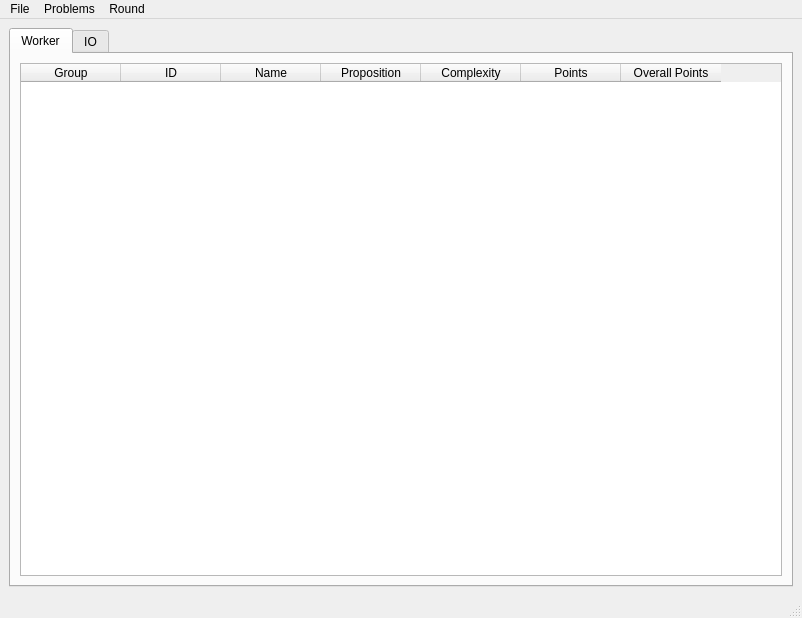
<?xml version="1.0" encoding="UTF-8"?>
<ui version="4.0">
 <class>MainWindow</class>
 <widget class="QMainWindow" name="MainWindow">
  <property name="geometry">
   <rect>
    <x>0</x>
    <y>0</y>
    <width>802</width>
    <height>618</height>
   </rect>
  </property>
  <property name="windowTitle">
   <string>DISCO GUI</string>
  </property>
  <widget class="QWidget" name="centralwidget">
   <layout class="QGridLayout" name="gridLayout">
    <item row="3" column="0">
     <widget class="QTabWidget" name="tabWidget">
      <property name="currentIndex">
       <number>0</number>
      </property>
      <widget class="QWidget" name="tabWorker">
       <attribute name="title">
        <string>Worker</string>
       </attribute>
       <layout class="QGridLayout" name="gridLayout_4">
        <item row="0" column="0">
         <widget class="QTableWidget" name="tableWorker">
          <property name="enabled">
           <bool>true</bool>
          </property>
          <property name="editTriggers">
           <set>QAbstractItemView::NoEditTriggers</set>
          </property>
          <property name="selectionMode">
           <enum>QAbstractItemView::NoSelection</enum>
          </property>
          <property name="selectionBehavior">
           <enum>QAbstractItemView::SelectRows</enum>
          </property>
          <property name="verticalScrollMode">
           <enum>QAbstractItemView::ScrollPerPixel</enum>
          </property>
          <property name="horizontalScrollMode">
           <enum>QAbstractItemView::ScrollPerPixel</enum>
          </property>
          <property name="showGrid">
           <bool>true</bool>
          </property>
          <property name="sortingEnabled">
           <bool>true</bool>
          </property>
          <property name="rowCount">
           <number>0</number>
          </property>
          <property name="columnCount">
           <number>7</number>
          </property>
          <attribute name="verticalHeaderDefaultSectionSize">
           <number>24</number>
          </attribute>
          <column>
           <property name="text">
            <string>Group</string>
           </property>
          </column>
          <column>
           <property name="text">
            <string>ID</string>
           </property>
          </column>
          <column>
           <property name="text">
            <string>Name</string>
           </property>
          </column>
          <column>
           <property name="text">
            <string>Proposition</string>
           </property>
          </column>
          <column>
           <property name="text">
            <string>Complexity</string>
           </property>
          </column>
          <column>
           <property name="text">
            <string>Points</string>
           </property>
          </column>
          <column>
           <property name="text">
            <string>Overall Points</string>
           </property>
          </column>
         </widget>
        </item>
       </layout>
      </widget>
      <widget class="QWidget" name="tabIO">
       <attribute name="title">
        <string>IO</string>
       </attribute>
       <layout class="QGridLayout" name="gridLayout_2">
        <item row="0" column="0">
         <widget class="QPlainTextEdit" name="txtRecv">
          <property name="enabled">
           <bool>true</bool>
          </property>
          <property name="undoRedoEnabled">
           <bool>false</bool>
          </property>
          <property name="readOnly">
           <bool>true</bool>
          </property>
          <property name="plainText">
           <string notr="true"/>
          </property>
          <property name="textInteractionFlags">
           <set>Qt::TextSelectableByKeyboard|Qt::TextSelectableByMouse</set>
          </property>
         </widget>
        </item>
        <item row="1" column="0">
         <layout class="QHBoxLayout" name="hLayoutIO">
          <item>
           <widget class="QLineEdit" name="edtSend">
            <property name="text">
             <string notr="true"/>
            </property>
           </widget>
          </item>
          <item>
           <widget class="QPushButton" name="btnSend">
            <property name="text">
             <string>send</string>
            </property>
           </widget>
          </item>
         </layout>
        </item>
       </layout>
      </widget>
     </widget>
    </item>
   </layout>
  </widget>
  <widget class="QMenuBar" name="menubar">
   <property name="geometry">
    <rect>
     <x>0</x>
     <y>0</y>
     <width>802</width>
     <height>25</height>
    </rect>
   </property>
   <widget class="QMenu" name="menuFile">
    <property name="title">
     <string>File</string>
    </property>
    <addaction name="actionLoadGameState"/>
    <addaction name="actionSaveGameState"/>
    <addaction name="separator"/>
    <addaction name="actionReloadAllData"/>
    <addaction name="separator"/>
    <addaction name="actionQuit"/>
   </widget>
   <widget class="QMenu" name="menuProblems">
    <property name="title">
     <string>Problems</string>
    </property>
   </widget>
   <widget class="QMenu" name="menuRound">
    <property name="title">
     <string>Round</string>
    </property>
    <addaction name="actionStartRound"/>
    <addaction name="separator"/>
    <addaction name="actionAddScores"/>
    <addaction name="separator"/>
    <addaction name="actionKillAllWorkers"/>
   </widget>
   <addaction name="menuFile"/>
   <addaction name="menuProblems"/>
   <addaction name="menuRound"/>
  </widget>
  <widget class="QStatusBar" name="statusbar"/>
  <action name="actionLoadGameState">
   <property name="text">
    <string>Load game state ...</string>
   </property>
  </action>
  <action name="actionSaveGameState">
   <property name="text">
    <string>Save game state ...</string>
   </property>
  </action>
  <action name="actionQuit">
   <property name="text">
    <string>Quit</string>
   </property>
  </action>
  <action name="actionNoProblem">
   <property name="enabled">
    <bool>false</bool>
   </property>
   <property name="text">
    <string>--- no problems ---</string>
   </property>
  </action>
  <action name="actionStartRound">
   <property name="text">
    <string>Start round</string>
   </property>
  </action>
  <action name="actionKillAllWorkers">
   <property name="text">
    <string>Kill all workers</string>
   </property>
  </action>
  <action name="actionReloadAllData">
   <property name="text">
    <string>reload all data</string>
   </property>
  </action>
  <action name="actionAddScores">
   <property name="enabled">
    <bool>false</bool>
   </property>
   <property name="text">
    <string>Add scores</string>
   </property>
  </action>
 </widget>
 <resources/>
 <connections/>
</ui>
